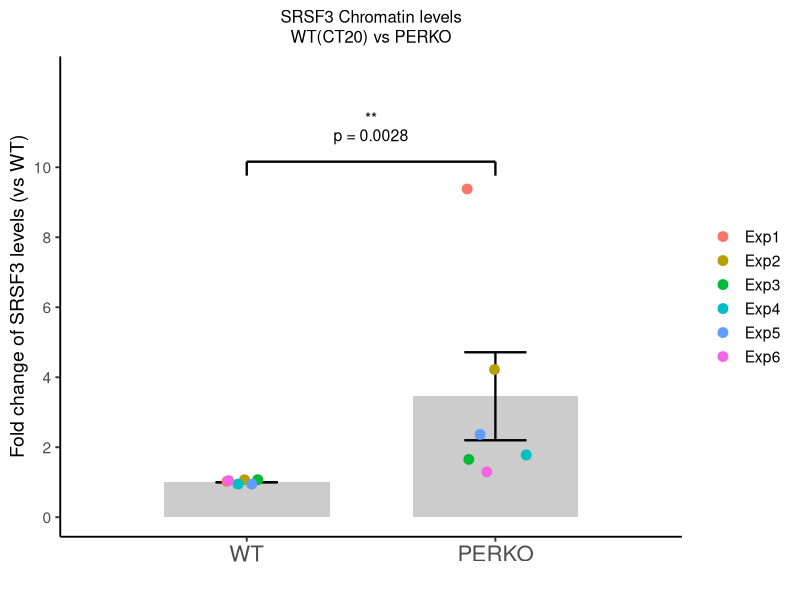
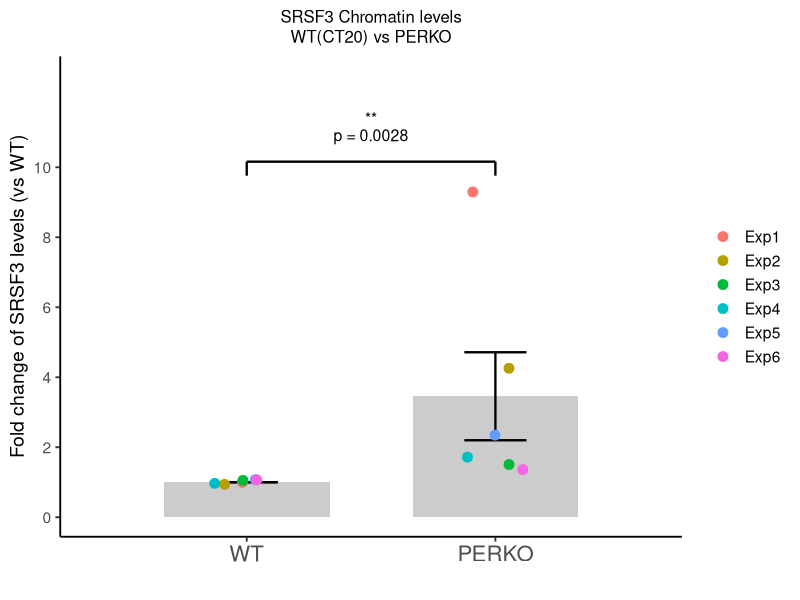

R code for these plots, in order:
library(ggplot2)
library(dplyr)

# =========================
# DATA
# =========================
# <-- EDIT HERE for new numbers: replace Condition names, Experiment labels, and Values below.
#     Values are listed as: 6 values for the first group, then 6 values for the second group,
#     in the same order as they appear in the "Sumup" sheet of the source Excel file (e.g. Sumup-2).
data <- data.frame(
  Condition = rep(c("WT", "PERKO"), each = 6),                              # <-- EDIT: group names (2 groups, must match `levels=` below)
  Experiment = rep(c("Exp1", "Exp2", "Exp3", "Exp4", "Exp5", "Exp6"), 2),   # <-- EDIT: replicate/experiment labels
  Value = c(
    1.0, 1.0, 1.0, 1.0, 1.0, 1.0,                # <-- EDIT: group 1 (WT) values, copy-pasted from the Excel "Sumup" table
    9.36, 4.29, 1.58, 1.79, 2.36, 1.36            # <-- EDIT: group 2 (PERKO) values, copy-pasted from the Excel "Sumup" table
  )
)

# FORCE ORDER (IMPORTANT)
data$Condition <- factor(
  data$Condition,
  levels = c("WT", "PERKO")   # <-- EDIT: must match the Condition names above, in the left-to-right plotting order you want
)

# numeric x positions, closer together than the default 1/2 discrete spacing (bars closer + less side margin)
x_positions <- c(WT = 1, PERKO = 1.6)   # <-- EDIT: shrink/grow the gap between bars by changing 1.6
data$x <- x_positions[as.character(data$Condition)]

# =========================
# SUMMARY (Mean + SEM)
# =========================
summary_data <- data %>%
  group_by(Condition) %>%
  summarise(
    Mean = mean(Value),
    SEM = sd(Value) / sqrt(n()),
    x = first(x)
  )

# =========================
# MANN-WHITNEY TEST
# =========================
mw_test <- wilcox.test(
  Value ~ Condition,
  data = data,
  exact = FALSE
)

p_value <- mw_test$p.value

print(mw_test)
print(paste("p-value =", p_value))

# significance label (stars)
sig_label <- ifelse(
  p_value < 0.001, "***",
  ifelse(
    p_value < 0.01, "**",
    ifelse(
      p_value < 0.05, "*", "ns"
    )
  )
)

# numeric p-value, formatted for display on the plot (e.g. "0.0022" or "<0.0001")
p_label <- paste0("p = ", format.pval(p_value, digits = 2, eps = 0.0001))  # <-- EDIT: change `digits` for more/fewer decimal places

# combined text shown on the plot: significance stars on top, numeric p-value below
plot_label <- paste0(sig_label, "\n", p_label)

# =========================
# Y POSITION FOR BRACKET
# =========================
y_max <- max(data$Value)
y_bracket <- y_max + 0.8   # <-- EDIT: raise/lower this offset if the bracket sits too close to (or far from) the data points
bracket_tick <- 0.4        # <-- EDIT: length of the short vertical lines at each end of the bracket (bumped up from 0.1 -- Chrom's y-axis spans ~10 units vs NP's ~2, so 0.1 was nearly invisible here)
x1 <- x_positions[["WT"]]
x2 <- x_positions[["PERKO"]]

# =========================
# PLOT
# =========================
p <- ggplot() +

  # bars (mean)
  geom_bar(
    data = summary_data,
    aes(x = x, y = Mean),
    stat = "identity",
    fill = "grey80",
    width = 0.4   # <-- EDIT: bar width (narrowed from 0.6 -> 0.4; smaller number = thinner bars)
  ) +

  # SEM error bars
  geom_errorbar(
    data = summary_data,
    aes(
      x = x,
      ymin = Mean - SEM,
      ymax = Mean + SEM
    ),
    width = 0.15,   # <-- EDIT: error bar cap width (narrowed to match the thinner bars above)
    linewidth = 0.8
  ) +

  # individual points
  geom_point(
    data = data,
    aes(
      x = x,
      y = Value,
      color = Experiment
    ),
    size = 3,
    position = position_jitter(width = 0.08)
  ) +

  # significance bracket line
  annotate(
    "segment",
    x = x1, xend = x2,
    y = y_bracket,
    yend = y_bracket,
    linewidth = 0.8
  ) +

  # vertical left line
  annotate(
    "segment",
    x = x1, xend = x1,
    y = y_bracket - bracket_tick,   # <-- EDIT: shorten/lengthen via `bracket_tick` above
    yend = y_bracket,
    linewidth = 0.8
  ) +

  # vertical right line
  annotate(
    "segment",
    x = x2, xend = x2,
    y = y_bracket - bracket_tick,   # <-- EDIT: shorten/lengthen via `bracket_tick` above
    yend = y_bracket,
    linewidth = 0.8
  ) +

  # significance stars (top line) + numeric p-value (bottom line), shown together above the bracket
  annotate(
    "text",
    x = mean(c(x1, x2)),
    y = y_bracket + 1.0,   # <-- EDIT: vertical offset of the label above the bracket (raised from 0.5 -- the 2-line label needs more clearance on this taller y-axis, otherwise it clips against the plot's top edge)
    label = plot_label,    # <-- shows stars + "p = ..." on two lines (built above)
    size = 4,
    lineheight = 0.9
  ) +

  # x-axis: named breaks at the bar positions, trimmed side margins
  scale_x_continuous(
    breaks = x_positions,
    labels = names(x_positions),
    expand = expansion(add = 0.25)   # <-- EDIT: lower value = less empty space on the left/right sides
  ) +

  # y-axis: whole-number ticks only, every 2 units (wider range than NP); extra top expansion (0.18)
  # gives the bracket + 2-line label room to breathe instead of getting clipped at the top of the panel
  scale_y_continuous(
    breaks = seq(0, ceiling(y_bracket), by = 2),   # <-- EDIT: change `by=` for tick spacing
    expand = expansion(mult = c(0.05, 0.18))        # <-- EDIT: increase the 2nd number for more headroom above the label
  ) +

  labs(
    title = "SRSF3 Chromatin levels\nWT(CT20) vs PERKO",   # <-- EDIT: plot title (use "\n" to wrap onto a 2nd line if it's long)
    x = "",
    y = "Fold change of SRSF3 levels (vs WT)"               # <-- EDIT: y-axis label
  ) +

  theme_classic(base_size = 14) +

  theme(
    legend.title = element_blank(),
    plot.title = element_text(size = 12, hjust = 0.5, lineheight = 1),   # <-- EDIT: shrink/center the title so it fits the narrower plot
    axis.text.x = element_text(size = 16)   # <-- EDIT: font size of the "WT" / "PERKO" labels
  )

print(p)

# =========================
# SAVE FIGURE
# =========================
ggsave(
  "SRSF3_chrom-WTvsKO-MannWhitney_v2.png",   # <-- EDIT: output filename
  plot = p,
  width = 5,    # <-- EDIT: overall figure width in inches (reduced from 8 for a smaller plot)
  height = 4,   # <-- EDIT: overall figure height in inches (reduced from 6)
  dpi = 300
)
